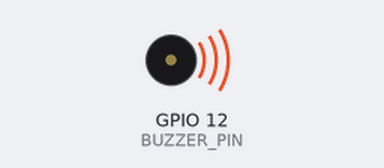
A program run on a simulated Raspberry Pi (BCM pin numbers). Shown: buzzer (waves = sounding). At 12.0 s the program stops and its outputs stay as they are.

Above: at 0.1 s.
At 12.1 s:
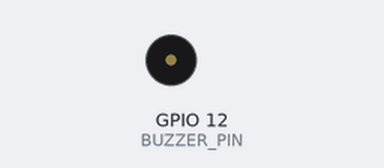
Timing chart, 0 to 13.5 s (numbered marks = the images above):
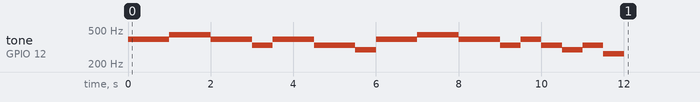

The program:

piezo_buzzer_test.py
```python
#도레미파솔라시도 출력하기
import RPi.GPIO as GPIO
import time

BUZZER_PIN = 12
GPIO.setmode(GPIO.BCM)
GPIO.setup(BUZZER_PIN, GPIO.OUT)

# 주파수 설정 (262Hz)
pwm = GPIO.PWM(BUZZER_PIN, 262)
pwm.start(10) # duty cycle (0 ~10)

#학교종이땡땡땡
melody = [392, 392, 440, 440, 392, 392, 330, 392, 392, 330, 330 ,294 , 392, 392, 440, 440, 392, 392, 330, 392 , 330, 294, 330, 262]

try:
    for i in melody:
        pwm.ChangeFrequency(i)
        time.sleep(0.5)


finally:
    pwm.stop()
    GPIO.cleanup()
```

Measured:
- by itself, tone on GPIO 12 (BUZZER_PIN): plays 392 Hz for 1.0 s, 440 Hz for 1.0 s, 392 Hz for 1.0 s, 330 Hz for 0.50 s, 392 Hz for 1.0 s, 330 Hz for 1.0 s … (16 notes in this stretch)
